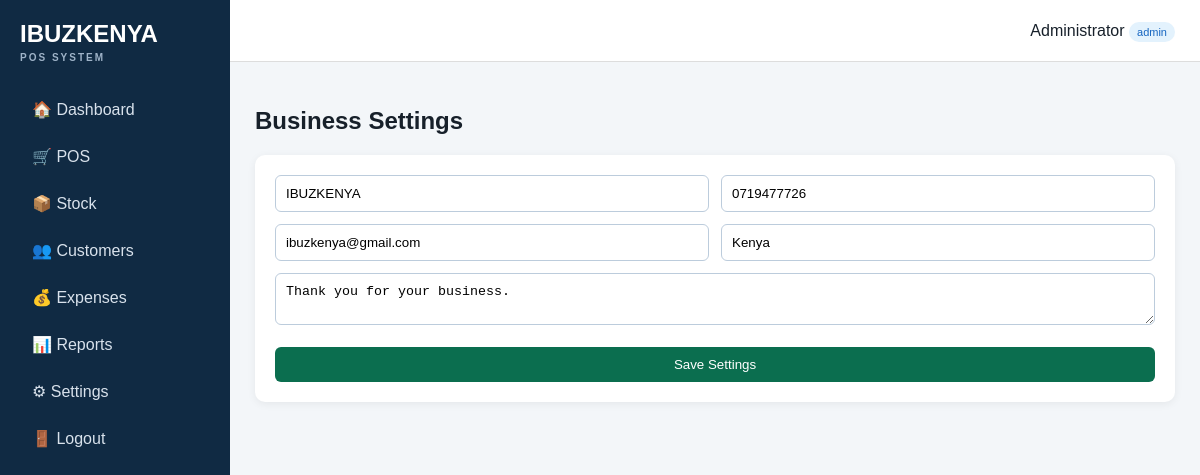
The page /settings.php (signed in) on the database its author committed.
### tables this page shows
CREATE TABLE settings (
 id INT PRIMARY KEY DEFAULT 1,
 business_name VARCHAR(150) NOT NULL DEFAULT 'IBUZKENYA',
 phone VARCHAR(50) DEFAULT '',
 email VARCHAR(150) DEFAULT '',
 address VARCHAR(255) DEFAULT '',
 receipt_footer VARCHAR(255) DEFAULT 'Thank you for your business.'
);

### config/config.php (called while the page is built, shortened)
<?php
function e($v){return htmlspecialchars((string)$v,ENT_QUOTES,'UTF-8');}

### settings.php (the view, shortened to what this page needs)
<?php require 'includes/header.php';
$s=$pdo->query("SELECT * FROM settings WHERE id=1")->fetch();
?><h1>Business Settings</h1><div class="panel"><?php if(isset($saved)):?><div class="notice">Settings saved.</div><?php endif;?><form method="post"><div class="row"><input name="business_name" value="<?=e($s['business_name'])?>" required><input name="phone" value="<?=e($s['phone'])?>" placeholder="Phone"></div><div class="row"><input name="email" value="<?=e($s['email'])?>" placeholder="Email"><input name="address" value="<?=e($s['address'])?>" placeholder="Address"></div><textarea name="receipt_footer" placeholder="Receipt footer"><?=e($s['receipt_footer'])?></textarea><br><br><button>Save Settings</button></form></div><?php require 'includes/footer.php';?>

### includes/header.php
<?php require_once __DIR__.'/../config/config.php'; require_login(); $set=$pdo->query("SELECT * FROM settings WHERE id=1")->fetch(); ?>
<!doctype html><html><head><meta charset="utf-8"><meta name="viewport" content="width=device-width,initial-scale=1">
<title><?=e($set['business_name'])?> POS</title><link rel="stylesheet" href="assets/style.css"></head>
<body><div class="layout"><aside><div class="brand"><?=e($set['business_name'])?><small>POS SYSTEM</small></div>
<nav>
<a href="dashboard.php">🏠 Dashboard</a><a href="pos.php">🛒 POS</a><a href="products.php">📦 Stock</a><a href="customers.php">👥 Customers</a>
<a href="expenses.php">💰 Expenses</a><a href="reports.php">📊 Reports</a><a href="settings.php">⚙ Settings</a><a href="logout.php">🚪 Logout</a>
</nav></aside><main><header class="top"><div><?=e($_SESSION['user']['full_name'])?> <span class="badge"><?=e($_SESSION['user']['role'])?></span></div></header><section class="content">

### assets/style.css (style rules this page uses)
* { box-sizing:border-box }
body { margin:0;font-family:Arial,sans-serif;background:#f3f6f9;color:#17202a }
.layout { display:flex;min-height:100vh }
aside { width:230px;background:#102a43;color:#fff;padding:20px;position:fixed;top:0;bottom:0 }
.brand { font-size:24px;font-weight:800;margin-bottom:25px }
.brand small { display:block;font-size:10px;letter-spacing:2px;color:#9fb3c8;margin-top:4px }
nav a { display:block;color:#d9e2ec;text-decoration:none;padding:12px;border-radius:7px;margin:4px 0 }
main { margin-left:230px;flex:1 }
.top { height:62px;background:#fff;border-bottom:1px solid #ddd;display:flex;align-items:center;justify-content:flex-end;padding:0 25px }
.content { padding:25px }
.panel { background:#fff;border-radius:10px;padding:20px;margin-top:20px;box-shadow:0 2px 8px #00000010 }
input,select,button,textarea { padding:10px;border:1px solid #bcccdc;border-radius:6px;width:100% }
button,.btn { background:#0b6e4f;color:#fff;border:0;cursor:pointer;text-decoration:none;display:inline-block;text-align:center }
.row { display:grid;grid-template-columns:repeat(2,1fr);gap:12px;margin-bottom:12px }
.badge { background:#e3f2fd;color:#1565c0;padding:4px 8px;border-radius:12px;font-size:11px }

### rows shown on the page
settings: business_name "IBUZKENYA", phone "0719477726", email "ibuzkenya@gmail.com", address "Kenya", receipt_footer "Thank you for your business."

### other values the page prints
$_SESSION['user']['full_name'] "Administrator"
$_SESSION['user']['role'] "admin"
